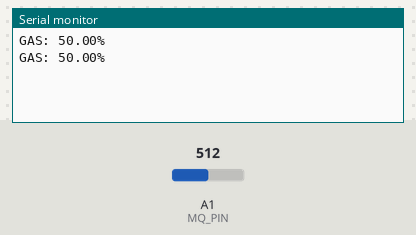
Simulated run of this sketch. Board: Arduino Uno, built with avr-gcc and run on an emulated ATmega328P. On the bench: the last lines printed to the serial monitor. The inputs (shaded band) are chosen by the test bench; at power-on: A1 (MQ_PIN) = 512.

Above: at 1.8 s.
1.9 s: A1 (MQ_PIN) set to 716
At 2.8 s:
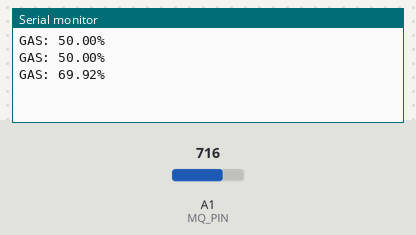
3.4 s: A1 (MQ_PIN) set to 900
At 4.7 s:
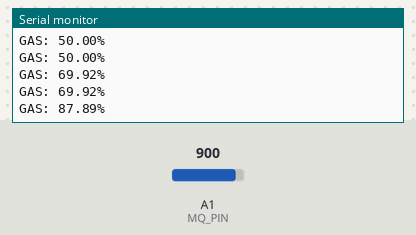
Timing chart, 0 to 6.4 s (numbered marks = the images above; inputs shaded):
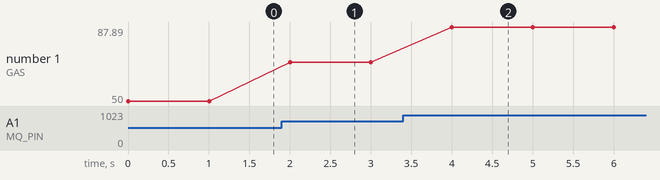

The sketch:

MQ-9.ino
```cpp
#define MQ_PIN A1
#define LED       7
float mqValue;
float mqPercents;
void setup() {
  Serial.begin(9600);
  // put your setup code here, to run once:

}

void loop() {
  mqValue = analogRead(MQ_PIN);
  mqPercents = mqValue/1024*100;
  Serial.print("GAS: ");
  Serial.print(mqPercents);
  Serial.println("%");

  if (mqPercents > 50) { digitalWrite(LED, HIGH); }
  else { digitalWrite(LED, LOW); }

  delay(1000);
  // put your main code here, to run repeatedly:

}
```

Measured:
- after the input at 1.9 s, the serial monitor: prints a new line after 0.10 s (image 1)
- after the input at 3.4 s, the serial monitor: prints a new line after 0.60 s (image 2)
- plotted number 1: 50 → 69.92 after the input at 1.9 s, 69.92 → 87.89 after the input at 3.4 s
